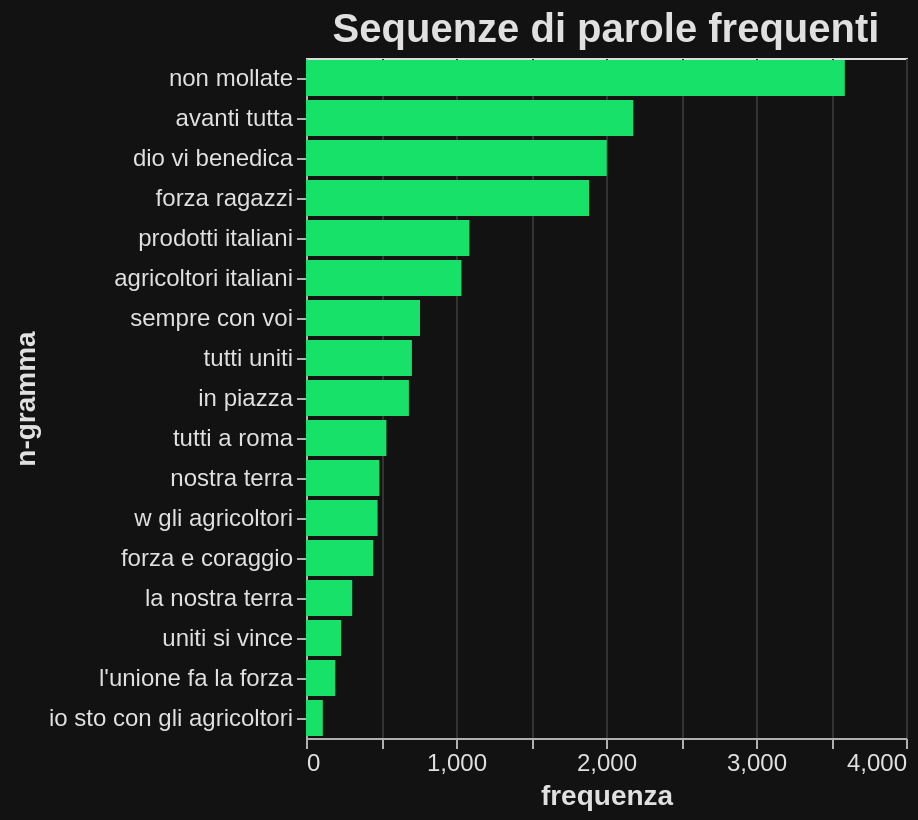

The specification (Vega-Lite) saved for this image:
### Vega-Lite specification from a JSON file in a GitHub repository (floating-point values rounded to 4 significant figures)
{"$schema": "https://vega.github.io/schema/vega-lite/v5.17.0.json", "config": {"axis": {"domainColor": "#B0B0B0", "gridColor": "#333333", "labelColor": "#E0E0E0", "labelFontSize": 12, "tickColor": "#B0B0B0", "titleColor": "#E0E0E0", "titleFontSize": 14}, "background": "#121212", "legend": {"labelColor": "#E0E0E0", "titleColor": "#E0E0E0"}, "mark": {"color": "#1f77b4"}, "title": {"color": "#E0E0E0", "fontSize": 20}}, "data": {"name": "data-391fb10183b2e9c049308f9440543583"}, "datasets": {"data-391fb10183b2e9c049308f9440543583": [{"frequency": 3592, "ngram": "non mollate"}, {"frequency": 2182, "ngram": "avanti tutta"}, {"frequency": 2005, "ngram": "dio vi benedica"}, {"frequency": 1887, "ngram": "forza ragazzi"}, {"frequency": 1089, "ngram": "prodotti italiani"}, {"frequency": 1036, "ngram": "agricoltori italiani"}, {"frequency": 760, "ngram": "sempre con voi"}, {"frequency": 706, "ngram": "tutti uniti"}, {"frequency": 686, "ngram": "in piazza"}, {"frequency": 536, "ngram": "tutti a roma"}, {"frequency": 489, "ngram": "nostra terra"}, {"frequency": 477, "ngram": "w gli agricoltori"}, {"frequency": 448, "ngram": "forza e coraggio"}, {"frequency": 308, "ngram": "la nostra terra"}, {"frequency": 234, "ngram": "uniti si vince"}, {"frequency": 195, "ngram": "l'unione fa la forza"}, {"frequency": 112, "ngram": "io sto con gli agricoltori"}]}, "encoding": {"tooltip": [{"field": "frequency", "type": "quantitative"}], "x": {"field": "frequency", "title": "frequenza", "type": "quantitative"}, "y": {"field": "ngram", "sort": "-x", "title": "n-gramma", "type": "nominal"}}, "mark": {"color": "#18E169", "type": "bar"}, "title": "Sequenze di parole frequenti"}
